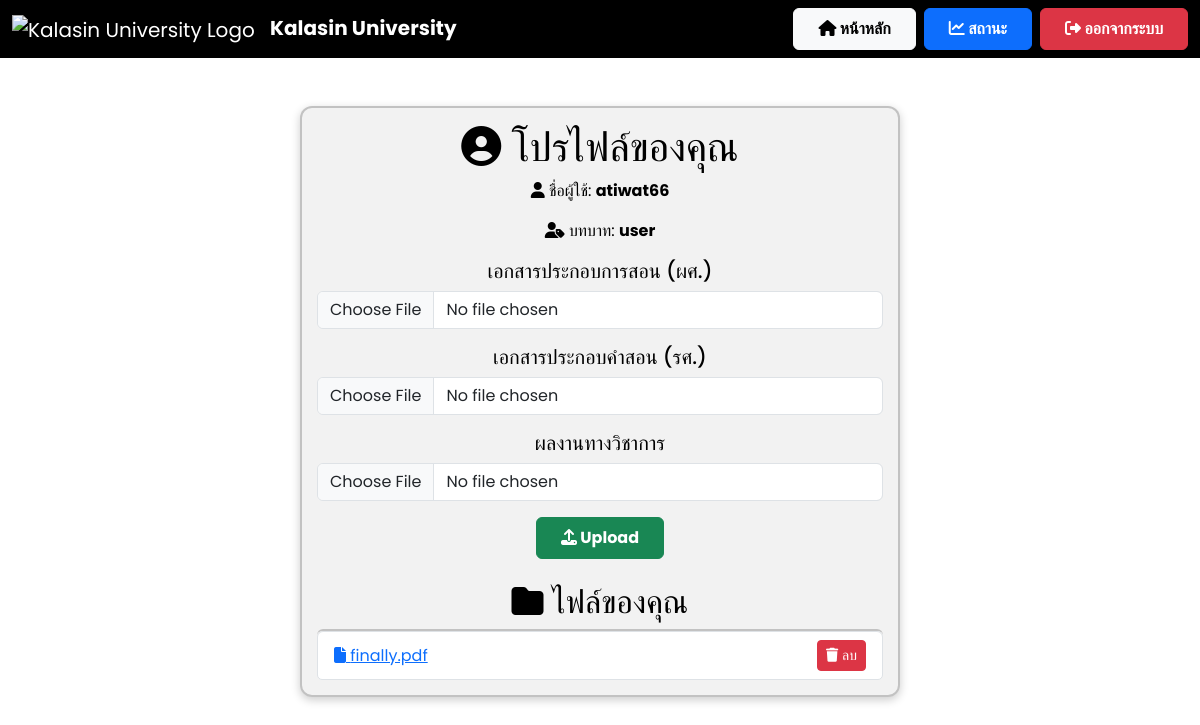
/profile (signed in), run on an earlier commit of the app's database.
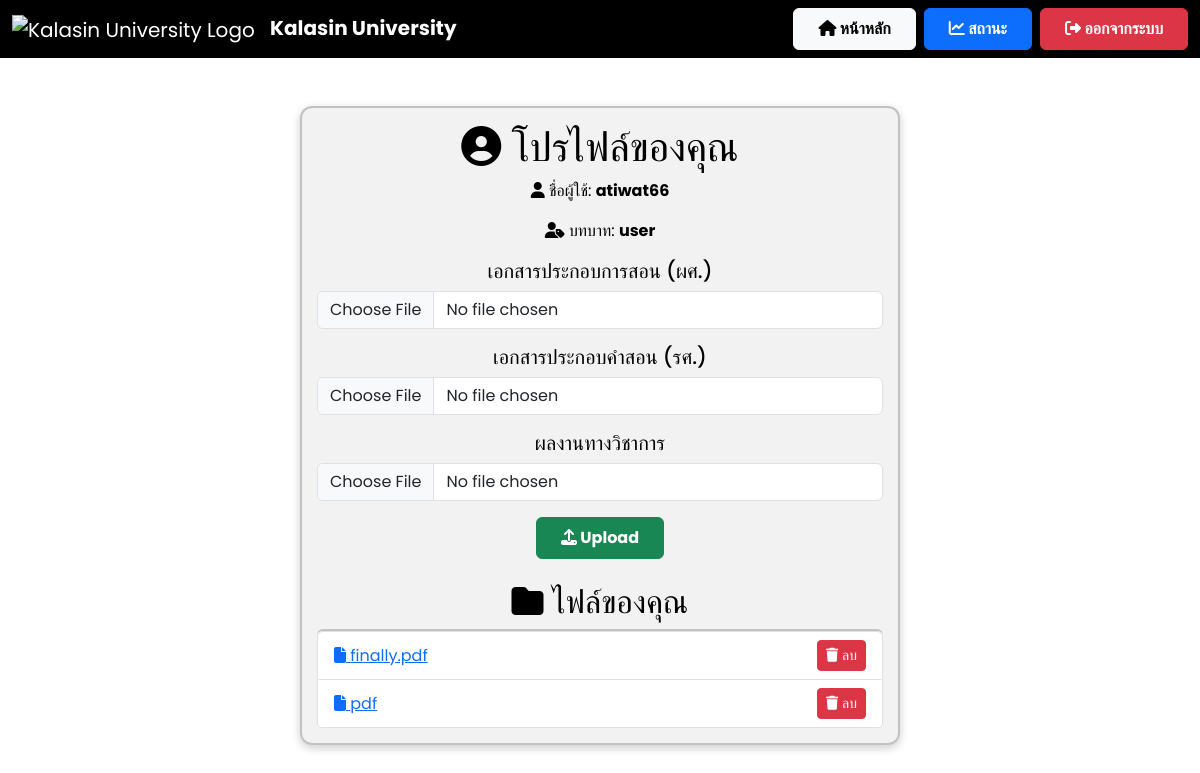
And on a later commit of the database.
### app.py (models this page shows)
class File(db.Model):
    id = db.Column(db.Integer, primary_key=True)
    filename = db.Column(db.String(200), nullable=False)
    file_path = db.Column(db.String(500), nullable=False)
    user_id = db.Column(db.Integer, db.ForeignKey('user.id'), nullable=False)
    status = db.Column(db.String(50), default="รออนุมัติ")  # ✅ เพิ่มสถานะไฟล์

### app.py (the view)
@app.route('/profile')
def profile():
    if 'user_id' not in session:
        return redirect(url_for('login'))
    user = User.query.get(session['user_id'])
    files = File.query.filter_by(user_id=user.id).all()
    return render_template('profile.html', username=user.username, role=user.role, files=files)

### templates/profile.html (shortened to what this page needs)
<!DOCTYPE html>
<html lang="th">
<head>
    <link href="https://cdn.jsdelivr.net/npm/bootstrap@5.3.3/dist/css/bootstrap.min.css" rel="stylesheet">
    <link rel="stylesheet" href="https://cdnjs.cloudflare.com/ajax/libs/font-awesome/6.4.2/css/all.min.css">
</head>
<body>
    <nav class="navbar navbar-expand-lg navbar-dark">
        <div class="container-fluid">
            <a class="navbar-brand" href="{{ url_for('user_dashboard') }}">
                <img src="https://upload.wikimedia.org/wikipedia/th/thumb/4/4e/Kalasin_University_Seal.svg/1200px-Kalasin_University_Seal.svg.png"
                    alt="Kalasin University Logo" style="height: 50px; margin-right: 10px;">
                <strong>Kalasin University</strong>
            </a>
            <div class="ms-auto d-flex">
                <a href="{{ url_for('user_dashboard') }}" class="btn btn-light fw-bold px-4 py-2 me-2">
                    <i class="fas fa-home"></i> หน้าหลัก
                </a>
                <a href="{{ url_for('status') }}" class="btn btn-primary fw-bold px-4 py-2 me-2">
                    <i class="fas fa-chart-line"></i> สถานะ
                </a>
                <a href="{{ url_for('logout') }}" class="btn btn-danger fw-bold px-4 py-2">
                    <i class="fas fa-sign-out-alt"></i> ออกจากระบบ
                </a>
            </div>
    </nav>
    <div class="container mt-5">
        <div class="card text-center">
            <h1><i class="fas fa-user-circle"></i> โปรไฟล์ของคุณ</h1>
            <p><i class="fas fa-user"></i> ชื่อผู้ใช้: <strong>{{ username }}</strong></p>
            <p><i class="fas fa-user-tag"></i> บทบาท: <strong>{{ role }}</strong></p>
            <form action="{{ url_for('upload_profile') }}" method="POST" enctype="multipart/form-data">
                <div class="mb-3">
                    <h5>เอกสารประกอบการสอน (ผศ.)</h5>
                    <input type="file" name="file1" accept=".pdf, .doc, .docx" class="form-control">
                </div>
                <div class="mb-3">
                    <h5>เอกสารประกอบคำสอน (รศ.)</h5>
                    <input type="file" name="file2" accept=".pdf, .doc, .docx" class="form-control">
                </div>
                <div class="mb-3">
                    <h5>ผลงานทางวิชาการ</h5>
                    <input type="file" name="file3" accept=".pdf, .doc, .docx" class="form-control">
                </div>
                <button type="submit" class="btn btn-success fw-bold px-4 py-2">
                    <i class="fas fa-upload"></i> Upload
                </button>
            </form>
            <h2 class="mt-4"><i class="fas fa-folder"></i> ไฟล์ของคุณ</h2>
            <ul class="list-group">
                {% for file in files %}
                <li class="list-group-item d-flex justify-content-between align-items-center">
                    <a href="{{ url_for('view_file', filename=file.filename) }}" target="_blank">
                        <i class="fas fa-file"></i> {{ file.filename }}
                    </a>
                    <a href="{{ url_for('delete_file', file_id=file.id) }}" class="btn btn-danger btn-sm">
                        <i class="fas fa-trash"></i> ลบ
                    </a>
                </li>
                {% endfor %}
            </ul>
        </div>
    </div>
</body>
</html>

What changed in the data, as far as the page shows it:
added File: filename "pdf"
